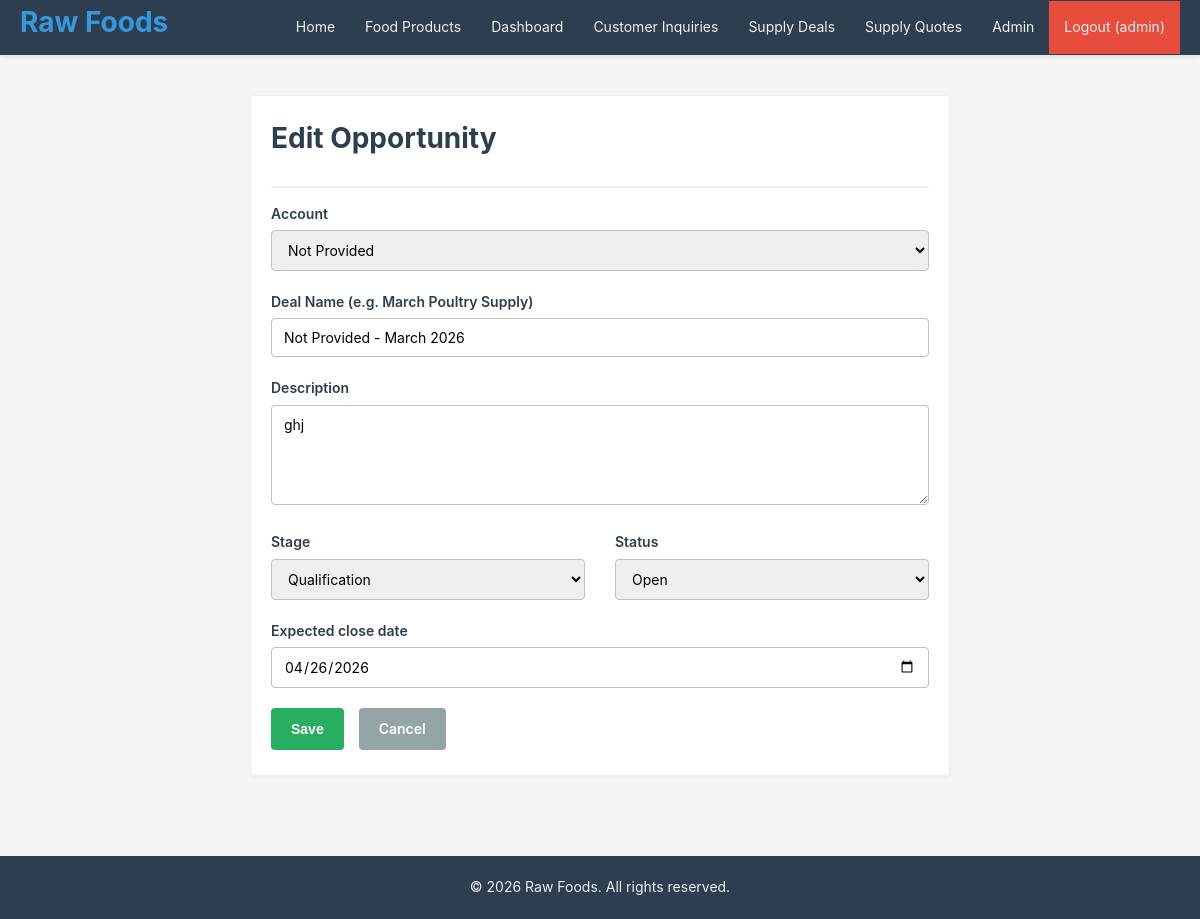
The page /sales/opportunities/11/edit/ (signed in) on the database its author committed.
### crm/models.py (models this page shows, shortened)
class Opportunity(models.Model):
    STATUS_CHOICES = [
        ('Open', 'Open'),
        ('Closed', 'Closed'),
    ]
    STAGE_CHOICES = [
        ('Qualification', 'Qualification'),
        ('Proposal', 'Proposal'),
        ('Negotiation', 'Negotiation'),
        ('Closed Won', 'Closed Won'),
        ('Closed Lost', 'Closed Lost'),
    ]
    account = models.ForeignKey(Account, on_delete=models.CASCADE, related_name='opportunities')
    name = models.CharField(max_length=200)
    description = models.TextField(blank=True)
    status = models.CharField(max_length=20, choices=STATUS_CHOICES, default='Open')
    stage = models.CharField(max_length=20, choices=STAGE_CHOICES, default='Qualification')
    expected_close_date = models.DateField()
    created_at = models.DateTimeField(auto_now_add=True)
    updated_at = models.DateTimeField(auto_now=True)
    objects = models.Manager()
    class Meta:  # pylint: disable=too-few-public-methods
        ordering = ['-created_at']

### crm/views.py (the view)
# urls.py: path('sales/opportunities/<int:pk>/edit/', views.opportunity_update, name='opportunity_update'),
@login_required
@staff_required
def opportunity_update(request, pk):
    opp = get_object_or_404(Opportunity, id=pk)
    if request.method == 'POST':
        form = OpportunityForm(request.POST, instance=opp)
        if form.is_valid():
            opp = form.save()
            messages.success(request, "Opportunity updated successfully.")
            return redirect('opportunity_detail', pk=opp.id)
    else:
        form = OpportunityForm(instance=opp)
    return render(request, 'opportunity_form.html',
                  {'form': form, 'title': 'Edit Opportunity', 'opportunity': opp})

### crm/forms.py (shortened to what this page needs)
class OpportunityForm(forms.ModelForm):
    class Meta:  # pylint: disable=too-few-public-methods
        model = Opportunity
        fields = [
            'account', 'name', 'description', 'status', 'stage', 'expected_close_date'
        ]
        widgets = {
            'account': forms.Select(attrs={'class': 'form-select'}),
            'name': forms.TextInput(attrs={'class': 'form-input'}),
            'description': forms.Textarea(attrs={'class': 'form-textarea', 'rows': 4}),
            'status': forms.Select(attrs={'class': 'form-select'}),
            'stage': forms.Select(attrs={'class': 'form-select'}),
            'expected_close_date': forms.DateInput(attrs={'class': 'form-input', 'type': 'date'}),
        }
        labels = {
            'name': 'Deal Name (e.g. March Poultry Supply)',
        }

### crm/models.py (called while the page is built)
    def __str__(self):
        return str(self.company_name)

### crm/views.py (called while the page is built)
def staff_required(view_func):
    @wraps(view_func)
    def wrapper(request, *args, **kwargs):
        if not request.user.is_authenticated or not request.user.is_staff:
            messages.error(
                request, "You don't have permission to access this page.")
            return redirect('login')
        return view_func(request, *args, **kwargs)
    return wrapper

### templates/opportunity_form.html (shortened to what this page needs)
{% extends "base.html" %}
{% block content %}
<div style="max-width: 700px; margin: 20px auto;">
    <div class="card">
        <div class="card-header">
            <h1>{{ title }}</h1>
        </div>
        <div class="card-body">
            <form method="post">
                <div class="form-group">
                    <label for="{{ form.account.id_for_label }}">{{ form.account.label }}</label>
                    {{ form.account }}
                </div>
                <div class="form-group">
                    <label for="{{ form.name.id_for_label }}">{{ form.name.label }}</label>
                    {{ form.name }}
                </div>
                <div class="form-group">
                    <label for="{{ form.description.id_for_label }}">{{ form.description.label }}</label>
                    {{ form.description }}
                </div>
                <div class="form-row">
                    <div class="form-group">
                        <label for="{{ form.stage.id_for_label }}">{{ form.stage.label }}</label>
                        {{ form.stage }}
                    </div>
                    <div class="form-group">
                        <label for="{{ form.status.id_for_label }}">{{ form.status.label }}</label>
                        {{ form.status }}
                    </div>
                </div>
                <div class="form-group">
                    <label for="{{ form.expected_close_date.id_for_label }}">{{ form.expected_close_date.label }}</label>
                    {{ form.expected_close_date }}
                </div>
                <div class="btn-group">
                    <button type="submit" class="btn btn-success">Save</button>
                    {% if form.instance.pk %}
                        <a href="{% url 'opportunity_detail' form.instance.id %}" class="btn btn-secondary">Cancel</a>
                    {% else %}
                        <a href="{% url 'opportunity_list' %}" class="btn btn-secondary">Cancel</a>
                    {% endif %}
                </div>
            </form>
        </div>
    </div>
</div>
{% endblock %}

### templates/base.html (shortened to what this page needs)
<!DOCTYPE html>
<html lang="en">
<head>
    {% load static %}
    <link rel="stylesheet" href="{% static 'css/style.css' %}">
</head>
<body>
    <nav class="navbar">
        <div class="nav-container">
            <h1 class="nav-logo">
                <a href="{% url 'home' %}">Raw Foods</a>
            </h1>
            <ul class="nav-menu">
                <li><a href="{% url 'home' %}">Home</a></li>
                <li><a href="{% url 'product_list' %}">Food Products</a></li>
                {% if user.is_authenticated %}
                {% if user.is_staff %}
                <li><a href="{% url 'sales_dashboard' %}">Dashboard</a></li>
                <li><a href="{% url 'lead_list' %}">Customer Inquiries</a></li>
                <li><a href="{% url 'opportunity_list' %}">Supply Deals</a></li>
                <li><a href="{% url 'quote_list' %}">Supply Quotes</a></li>
                {% if user.is_superuser %}
                <li><a href="/admin/">Admin</a></li>
                {% endif %}
                {% else %}
                <li><a href="{% url 'my_orders' %}">My Orders</a></li>
                {% endif %}
                <li><a href="{% url 'logout' %}" class="btn-logout">Logout ({{ user.username }})</a></li>
                {% else %}
                <li><a href="{% url 'request_quote' %}">Request Quote</a></li>
                <li><a href="{% url 'login' %}" class="btn-login">Login</a></li>
                {% endif %}
            </ul>
        </div>
    </nav>
    <div class="container">
        {% block content %}{% endblock %}
    </div>
    <footer class="footer">
        <p>&copy; 2026 Raw Foods. All rights reserved.</p>
    </footer>
</body>
</html>

### static/css/style.css (style rules this page uses)
* { margin: 0; padding: 0; box-sizing: border-box; }
html, body { height: 100%; }
body { font-family: -apple-system, BlinkMacSystemFont, "Segoe UI", Roboto, "Helvetica Neue", Arial, sans-serif; font-size: 14px; line-height: 1.6; color: #333; background-color: #f5f5f5; }
.container { max-width: 1200px; margin: 0 auto; padding: 20px; min-height: calc(100vh - 200px); }
.navbar { background-color: #2c3e50; padding: 0; box-shadow: 0 2px 4px rgba(0, 0, 0, 0.1); position: sticky; top: 0; z-index: 100; }
.nav-container { max-width: 1200px; margin: 0 auto; display: flex; justify-content: space-between; align-items: center; padding: 0 20px; }
.nav-menu { list-style: none; display: flex; gap: 0; align-items: center; flex-wrap: wrap; }
.nav-menu li { margin: 0; }
.nav-menu a { display: block; color: #ecf0f1; padding: 15px 15px; text-decoration: none; transition: background-color 0.3s; }
.btn-logout { background-color: #e74c3c; }
.footer { background-color: #2c3e50; color: #ecf0f1; text-align: center; padding: 20px; margin-top: 40px; }
.form-group { margin-bottom: 20px; }
label { display: block; margin-bottom: 5px; font-weight: 600; color: #2c3e50; }
.form-input, .form-select, .form-textarea { width: 100%; padding: 10px 12px; border: 1px solid #bdc3c7; border-radius: 4px; font-family: inherit; font-size: 14px; transition: border-color 0.3s, box-shadow 0.3s; }
.form-textarea { resize: vertical; min-height: 100px; }
.form-row { display: grid; grid-template-columns: repeat(auto-fit, minmax(250px, 1fr)); gap: 30px; }
.btn { display: inline-block; padding: 10px 20px; margin-right: 5px; margin-bottom: 5px; border: none; border-radius: 4px; cursor: pointer; font-size: 14px; font-weight: 600; text-decoration: none; transition: background-color 0.3s, color 0.3s; text-align: center; }
.btn-success { background-color: #27ae60; color: white; }
.btn-secondary { background-color: #95a5a6; color: white; }
.btn-group { display: flex; gap: 10px; flex-wrap: wrap; margin-top: 20px; }
.card { background-color: white; border: 1px solid #ecf0f1; border-radius: 4px; padding: 20px; margin-bottom: 20px; box-shadow: 0 1px 3px rgba(0, 0, 0, 0.05); }
.card-header { border-bottom: 2px solid #ecf0f1; padding: 0 0 15px 0; margin-bottom: 15px; }
.card-body { min-height: 100px; }
h1 { font-size: 28px; color: #2c3e50; margin-bottom: 10px; }
a { color: #3498db; text-decoration: none; }

### rows shown on the page
Opportunity: account "Not Provided", name "Not Provided - March 2026", description "ghj", stage "Qualification", status "Open", expected_close_date "04/26/2026"

### other values the page prints
{{ user.username }} "admin"
{{ title }} "Edit Opportunity"
